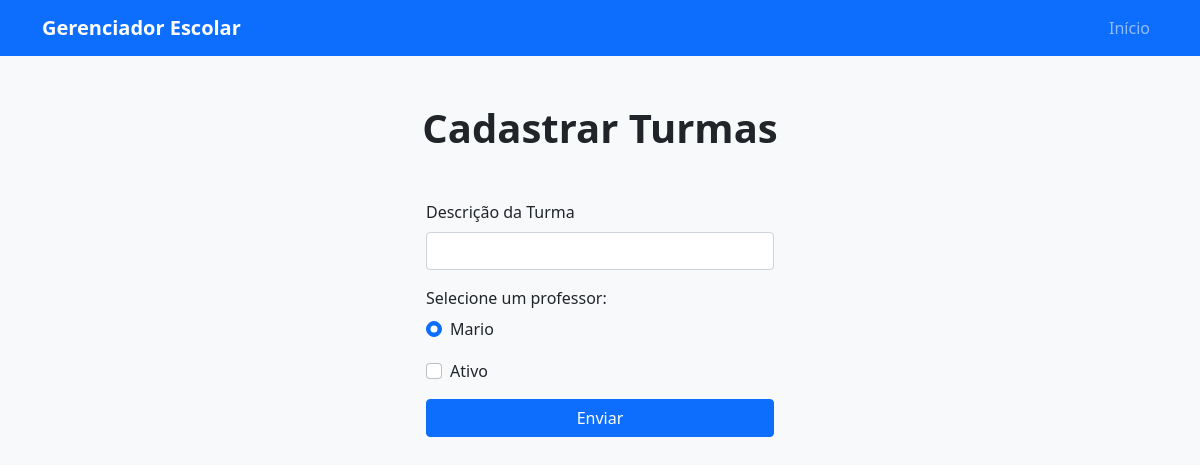
Before: /turma/cadastrar with the older database file.
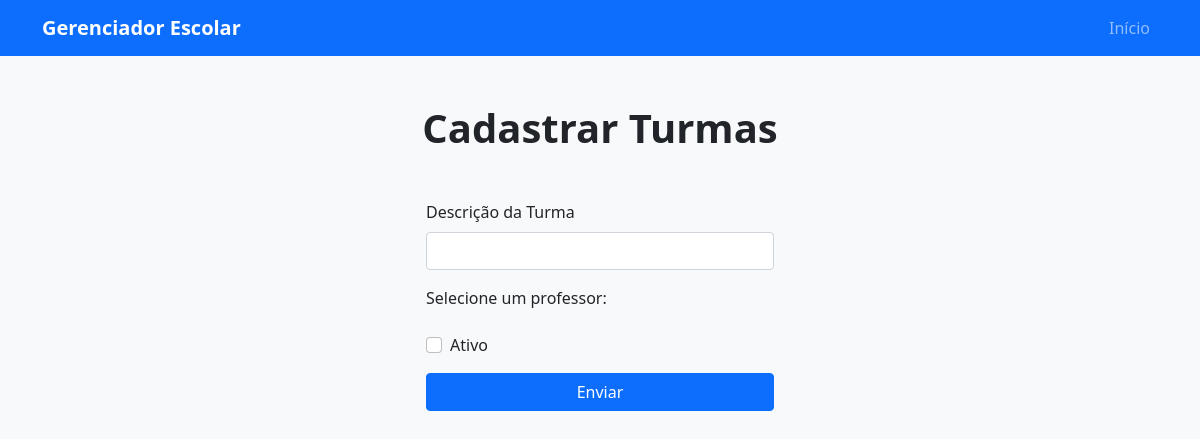
After: the same page with the newer database file.
### model/professor.py (models this page shows)
class Professor(db.Model):
    __tablename__ = "professores"
    id = db.Column(db.Integer, primary_key=True)
    nome = db.Column(db.String(100), nullable=False)
    idade = db.Column(db.Integer, nullable=False)
    materia = db.Column(db.String(100), nullable=True)
    observacoes = db.Column(db.Text, nullable=True)
    turmas = db.relationship("Turma", back_populates="professor")

### routes/turmas_routes.py (the view)
@turmas_bp.route("/cadastrar")
def cadastrar_turma():
    professores = ProfessorController.index()
    return render_template("cadastro_turma.html", titulo="Cadastrar Turmas", professores=professores)

### controller/professor_controller.py (called while the page is built)
    @staticmethod
    def index():
        professores = Professor.query.all()
        return professores

### templates/cadastro_turma.html
{% extends 'template.html' %}
{% block conteudo %}
      <form method="POST" action="{% if turma %}{{ url_for('turma_rota.editar_turma', nome=turma.descricao) }}{% else %}{{ url_for('turma_rota.criar_turma') }}{% endif %}">
        <div class="mb-3">
          <label class="form-label">Descrição da Turma</label>
          <input class="form-control" type="text" name="descricao" value="{{ turma.descricao if turma else '' }}" required>
        </div>
        <fieldset class="mb-3">
          <legend class="col-form-label pt-0">Selecione um professor:</legend>
          {% for professor in professores %}
              <div class="form-check">
                <input class="form-check-input" type="radio" id="professor_{{ professor.id }}" name="professor" value="{{ professor.id }}" {% if loop.first %}checked{% endif %} required>
                <label class="form-check-label" for="professor_{{ professor.id }}">{{ professor.nome }}</label>
              </div>
          {% endfor %}
        </fieldset>
        <div class="form-check mb-3">
          <input class="form-check-input" id="checkbox-ativo" type="checkbox" name="ativo" required>
          <label class="form-check-label" for="checkbox-ativo">Ativo</label>
        </div>
        <button class="btn btn-primary w-100" type="submit">Enviar</button>
      </form>
    </div>
  </div>
</div>
{% endblock %}

### templates/template.html (shortened to what this page needs)
<!DOCTYPE html>
<html lang="pt-BR">
<head>
    <link rel="stylesheet" href="{{ url_for('static', filename='bootstrap.css') }}">
</head>
<body class="bg-light">
    <header>
        <nav class="navbar navbar-expand-lg navbar-dark bg-primary">
            <div class="container">
                <a class="navbar-brand fw-bold" href="{{ url_for('pagina_inicial') }}">Gerenciador Escolar</a>
                <div class="collapse navbar-collapse" id="navbarNav">
                    <ul class="navbar-nav ms-auto">
                        <li class="nav-item"> <a class="nav-link" href="{{ url_for('pagina_inicial') }}">Início</a> </li>
                    </ul>
                </div>
            </div>
        </nav>
    </header>
    <main class="container py-5">
        <div class="text-center mb-4">
            <h1 class="fw-bold">{{ titulo }}</h1>
        </div>
        <div class="container mt-5">
            <div class="row justify-content-center">
                <div class="col-md-6 col-lg-4">
                {% block conteudo %}{% endblock %}
    </main>
</body>
</html>

Changed rows visible on the page:
removed Professor: professor "☑ Mario", nome "Mario"
